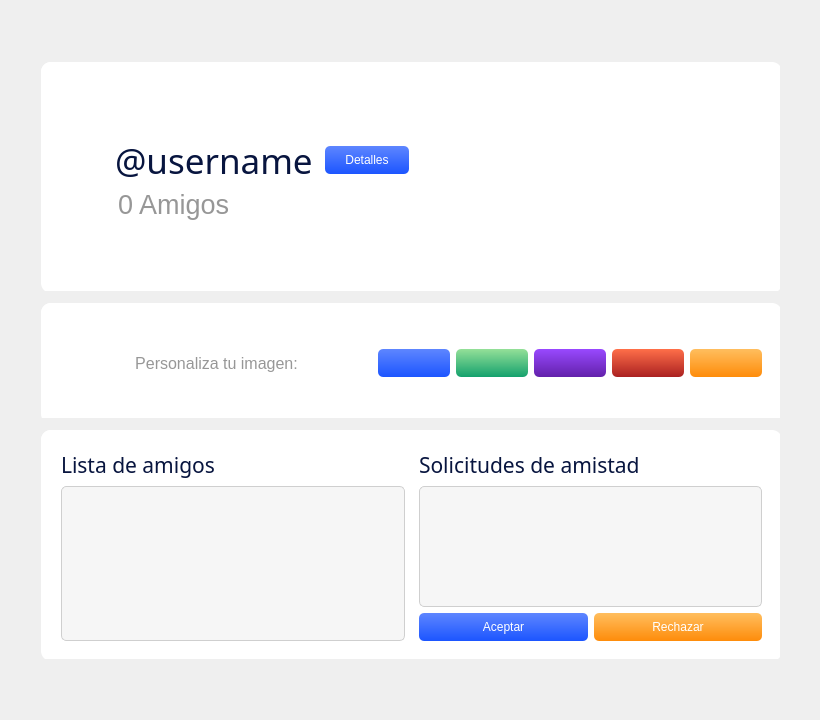
         <widget class="QWidget" name="userPage">
          <widget class="QWidget" name="gridLayoutWidget_6">
           <property name="geometry">
            <rect>
             <x>10</x>
             <y>10</y>
             <width>801</width>
             <height>701</height>
            </rect>
           </property>
           <layout class="QGridLayout" name="userGrid" rowstretch="2,10,0,5,0,10,2" columnstretch="1,30,1">
            <item row="0" column="2">
             <widget class="QFrame" name="userGrey3">
              <property name="styleSheet">
               <string notr="true">border-radius: 0px;</string>
              </property>
              <property name="frameShape">
               <enum>QFrame::StyledPanel</enum>
              </property>
              <property name="frameShadow">
               <enum>QFrame::Raised</enum>
              </property>
             </widget>
            </item>
            <item row="2" column="0">
             <widget class="QFrame" name="userGrey6">
              <property name="styleSheet">
               <string notr="true">border-radius: 0px;</string>
              </property>
              <property name="frameShape">
               <enum>QFrame::StyledPanel</enum>
              </property>
              <property name="frameShadow">
               <enum>QFrame::Raised</enum>
              </property>
             </widget>
            </item>
            <item row="1" column="2">
             <widget class="QFrame" name="userGrey5">
              <property name="styleSheet">
               <string notr="true">border-radius: 0px;</string>
              </property>
              <property name="frameShape">
               <enum>QFrame::StyledPanel</enum>
              </property>
              <property name="frameShadow">
               <enum>QFrame::Raised</enum>
              </property>
             </widget>
            </item>
            <item row="2" column="2">
             <widget class="QFrame" name="userGrey8">
              <property name="styleSheet">
               <string notr="true">border-radius: 0px;</string>
              </property>
              <property name="frameShape">
               <enum>QFrame::StyledPanel</enum>
              </property>
              <property name="frameShadow">
               <enum>QFrame::Raised</enum>
              </property>
             </widget>
            </item>
            <item row="4" column="1">
             <widget class="QFrame" name="userGrey12">
              <property name="styleSheet">
               <string notr="true">border-radius: 0px;</string>
              </property>
              <property name="frameShape">
               <enum>QFrame::StyledPanel</enum>
              </property>
              <property name="frameShadow">
               <enum>QFrame::Raised</enum>
              </property>
             </widget>
            </item>
            <item row="3" column="0">
             <widget class="QFrame" name="userGrey9">
              <property name="styleSheet">
               <string notr="true">border-radius: 0px;</string>
              </property>
              <property name="frameShape">
               <enum>QFrame::StyledPanel</enum>
              </property>
              <property name="frameShadow">
               <enum>QFrame::Raised</enum>
              </property>
             </widget>
            </item>
            <item row="2" column="1">
             <widget class="QFrame" name="userGrey7">
              <property name="styleSheet">
               <string notr="true">border-radius: 0px;</string>
              </property>
              <property name="frameShape">
               <enum>QFrame::StyledPanel</enum>
              </property>
              <property name="frameShadow">
               <enum>QFrame::Raised</enum>
              </property>
             </widget>
            </item>
            <item row="4" column="2">
             <widget class="QFrame" name="userGrey13">
              <property name="styleSheet">
               <string notr="true">border-radius: 0px;</string>
              </property>
              <property name="frameShape">
               <enum>QFrame::StyledPanel</enum>
              </property>
              <property name="frameShadow">
               <enum>QFrame::Raised</enum>
              </property>
             </widget>
            </item>
            <item row="0" column="1">
             <widget class="QFrame" name="userGrey2">
              <property name="styleSheet">
               <string notr="true">border-radius: 0px;</string>
              </property>
              <property name="frameShape">
               <enum>QFrame::StyledPanel</enum>
              </property>
              <property name="frameShadow">
               <enum>QFrame::Raised</enum>
              </property>
             </widget>
            </item>
            <item row="5" column="0">
             <widget class="QFrame" name="userGrey14">
              <property name="styleSheet">
               <string notr="true">border-radius: 0px;</string>
              </property>
              <property name="frameShape">
               <enum>QFrame::StyledPanel</enum>
              </property>
              <property name="frameShadow">
               <enum>QFrame::Raised</enum>
              </property>
             </widget>
            </item>
            <item row="0" column="0">
             <widget class="QFrame" name="userGrey1">
              <property name="styleSheet">
               <string notr="true">border-radius: 0px;</string>
              </property>
              <property name="frameShape">
               <enum>QFrame::StyledPanel</enum>
              </property>
              <property name="frameShadow">
               <enum>QFrame::Raised</enum>
              </property>
             </widget>
            </item>
            <item row="1" column="0">
             <widget class="QFrame" name="userGrey4">
              <property name="styleSheet">
               <string notr="true">border-radius: 0px;</string>
              </property>
              <property name="frameShape">
               <enum>QFrame::StyledPanel</enum>
              </property>
              <property name="frameShadow">
               <enum>QFrame::Raised</enum>
              </property>
             </widget>
            </item>
            <item row="3" column="2">
             <widget class="QFrame" name="userGrey10">
              <property name="styleSheet">
               <string notr="true">border-radius: 0px;</string>
              </property>
              <property name="frameShape">
               <enum>QFrame::StyledPanel</enum>
              </property>
              <property name="frameShadow">
               <enum>QFrame::Raised</enum>
              </property>
             </widget>
            </item>
            <item row="4" column="0">
             <widget class="QFrame" name="userGrey11">
              <property name="styleSheet">
               <string notr="true">border-radius: 0px;</string>
              </property>
              <property name="frameShape">
               <enum>QFrame::StyledPanel</enum>
              </property>
              <property name="frameShadow">
               <enum>QFrame::Raised</enum>
              </property>
             </widget>
            </item>
            <item row="5" column="2">
             <widget class="QFrame" name="userGrey15">
              <property name="styleSheet">
               <string notr="true">border-radius: 0px;</string>
              </property>
              <property name="frameShape">
               <enum>QFrame::StyledPanel</enum>
              </property>
              <property name="frameShadow">
               <enum>QFrame::Raised</enum>
              </property>
             </widget>
            </item>
            <item row="6" column="0">
             <widget class="QFrame" name="userGrey16">
              <property name="styleSheet">
               <string notr="true">border-radius: 0px;</string>
              </property>
              <property name="frameShape">
               <enum>QFrame::StyledPanel</enum>
              </property>
              <property name="frameShadow">
               <enum>QFrame::Raised</enum>
              </property>
             </widget>
            </item>
            <item row="6" column="1">
             <widget class="QFrame" name="userGrey17">
              <property name="styleSheet">
               <string notr="true">border-radius: 0px;</string>
              </property>
              <property name="frameShape">
               <enum>QFrame::StyledPanel</enum>
              </property>
              <property name="frameShadow">
               <enum>QFrame::Raised</enum>
              </property>
             </widget>
            </item>
            <item row="6" column="2">
             <widget class="QFrame" name="userGrey18">
              <property name="styleSheet">
               <string notr="true">border-radius: 0px;</string>
              </property>
              <property name="frameShape">
               <enum>QFrame::StyledPanel</enum>
              </property>
              <property name="frameShadow">
               <enum>QFrame::Raised</enum>
              </property>
             </widget>
            </item>
            <item row="1" column="1">
             <widget class="QWidget" name="userMainWidget" native="true">
              <property name="styleSheet">
               <string notr="true">background-color: rgb(255, 255, 255);
border-radius: 10px;</string>
              </property>
              <widget class="QWidget" name="horizontalLayoutWidget_4">
               <property name="geometry">
                <rect>
                 <x>0</x>
                 <y>0</y>
                 <width>741</width>
                 <height>231</height>
                </rect>
               </property>
               <layout class="QHBoxLayout" name="userMainHLayout" stretch="0,1">
                <property name="leftMargin">
                 <number>20</number>
                </property>
                <property name="topMargin">
                 <number>20</number>
                </property>
                <property name="rightMargin">
                 <number>20</number>
                </property>
                <property name="bottomMargin">
                 <number>20</number>
                </property>
                <item>
                 <widget class="QPushButton" name="userMainProfilePic">
                  <property name="text">
                   <string/>
                  </property>
                  <property name="icon">
                   <iconset>
                    <normaloff>resources/logoTR_blue.png</normaloff>resources/logoTR_blue.png</iconset>
                  </property>
                  <property name="iconSize">
                   <size>
                    <width>160</width>
                    <height>160</height>
                   </size>
                  </property>
                 </widget>
                </item>
                <item>
                 <layout class="QVBoxLayout" name="userMainVLayout">
                  <property name="spacing">
                   <number>0</number>
                  </property>
                  <item>
                   <spacer name="userMainVSpacer1">
                    <property name="orientation">
                     <enum>Qt::Vertical</enum>
                    </property>
                    <property name="sizeHint" stdset="0">
                     <size>
                      <width>20</width>
                      <height>40</height>
                     </size>
                    </property>
                   </spacer>
                  </item>
                  <item>
                   <layout class="QHBoxLayout" name="userMainVHLayout" stretch="0,0,1">
                    <item>
                     <widget class="QLabel" name="userMainNameLabel">
                      <property name="font">
                       <font>
                        <family>Ubuntu Light</family>
                        <pointsize>26</pointsize>
                       </font>
                      </property>
                      <property name="styleSheet">
                       <string notr="true">color: rgb(8, 21, 63);
padding: 2px;
margin-left: 5px;</string>
                      </property>
                      <property name="text">
                       <string>@username</string>
                      </property>
                     </widget>
                    </item>
                    <item>
                     <widget class="QPushButton" name="userMainVariableBtn">
                      <property name="styleSheet">
                       <string notr="true">QPushButton {
	border-width: 0px;
	color: rgb(255, 255, 255);
	background-color: qlineargradient(spread:pad, x1:1, y1:1, x2:1, y2:0, stop:0 rgba(28, 85, 255, 255), stop:1 rgba(94, 134, 255, 255));
	padding: 6.5px;
	padding-left: 20px;
	padding-right: 20px;
	border-radius: 5px;
}

QPushButton:hover {
	background-color: qlineargradient(spread:pad, x1:1, y1:1, x2:1, y2:0, stop:0 rgba(27, 82, 246, 255), stop:1 rgba(91, 130, 248, 255));
}

QPushButton:pressed {
	background-color: qlineargradient(spread:pad, x1:1, y1:1, x2:1, y2:0, stop:0 rgba(32, 81, 227, 255), stop:1 rgba(71, 109, 224, 255));
}</string>
                      </property>
                      <property name="text">
                       <string>Detalles</string>
                      </property>
                     </widget>
                    </item>
                    <item>
                     <spacer name="userMainHSpacer">
                      <property name="orientation">
                       <enum>Qt::Horizontal</enum>
                      </property>
                      <property name="sizeHint" stdset="0">
                       <size>
                        <width>40</width>
                        <height>20</height>
                       </size>
                      </property>
                     </spacer>
                    </item>
                   </layout>
                  </item>
                  <item>
                   <widget class="QLabel" name="userMainFriendsLabel">
                    <property name="font">
                     <font>
                      <family>Ubuntu</family>
                      <pointsize>20</pointsize>
                     </font>
                    </property>
                    <property name="styleSheet">
                     <string notr="true">color: rgb(151, 151, 151);
padding: 2px;
margin-left: 10px;</string>
                    </property>
                    <property name="text">
                     <string>0 Amigos</string>
                    </property>
                   </widget>
                  </item>
                  <item>
                   <spacer name="userMainVSpacer2">
                    <property name="orientation">
                     <enum>Qt::Vertical</enum>
                    </property>
                    <property name="sizeHint" stdset="0">
                     <size>
                      <width>20</width>
                      <height>40</height>
                     </size>
                    </property>
                   </spacer>
                  </item>
                 </layout>
                </item>
               </layout>
              </widget>
             </widget>
            </item>
            <item row="3" column="1">
             <widget class="QWidget" name="userPickerWidget" native="true">
              <property name="styleSheet">
               <string notr="true">background-color: rgb(255, 255, 255);
border-radius: 10px;</string>
              </property>
              <widget class="QWidget" name="horizontalLayoutWidget_6">
               <property name="geometry">
                <rect>
                 <x>0</x>
                 <y>0</y>
                 <width>741</width>
                 <height>121</height>
                </rect>
               </property>
               <layout class="QHBoxLayout" name="userPickerHLayout" stretch="1,0,0,0,0,0">
                <property name="leftMargin">
                 <number>20</number>
                </property>
                <property name="topMargin">
                 <number>20</number>
                </property>
                <property name="rightMargin">
                 <number>20</number>
                </property>
                <property name="bottomMargin">
                 <number>20</number>
                </property>
                <item>
                 <widget class="QLabel" name="userPickerLabel">
                  <property name="font">
                   <font>
                    <pointsize>12</pointsize>
                   </font>
                  </property>
                  <property name="styleSheet">
                   <string notr="true">color: rgb(151, 151, 151);
padding: 20px;</string>
                  </property>
                  <property name="text">
                   <string>Personaliza tu imagen:</string>
                  </property>
                  <property name="alignment">
                   <set>Qt::AlignCenter</set>
                  </property>
                  <property name="wordWrap">
                   <bool>true</bool>
                  </property>
                 </widget>
                </item>
                <item>
                 <widget class="QPushButton" name="userPickerBtn1">
                  <property name="styleSheet">
                   <string notr="true">QPushButton {
	border-width: 0px;
	color: rgb(255, 255, 255);
	background-color: qlineargradient(spread:pad, x1:1, y1:1, x2:1, y2:0, stop:0 rgba(28, 85, 255, 255), stop:1 rgba(94, 134, 255, 255));
	padding: 6.5px;
	padding-left: 20px;
	padding-right: 20px;
	border-radius: 5px;
}

QPushButton:hover {
	background-color: qlineargradient(spread:pad, x1:1, y1:1, x2:1, y2:0, stop:0 rgba(27, 82, 246, 255), stop:1 rgba(91, 130, 248, 255));
}

QPushButton:pressed {
	background-color: qlineargradient(spread:pad, x1:1, y1:1, x2:1, y2:0, stop:0 rgba(32, 81, 227, 255), stop:1 rgba(71, 109, 224, 255));
}</string>
                  </property>
                  <property name="text">
                   <string/>
                  </property>
                 </widget>
                </item>
                <item>
                 <widget class="QPushButton" name="userPickerBtn2">
                  <property name="styleSheet">
                   <string notr="true">QPushButton {
	border-width: 0px;
	color: rgb(255, 255, 255);
	background-color: qlineargradient(spread:pad, x1:1, y1:1, x2:1, y2:0, stop:0 rgba(20, 161, 109, 255), stop:1 rgba(148, 224, 152, 255));
	padding: 6.5px;
	padding-left: 20px;
	padding-right: 20px;
	border-radius: 5px;
}

QPushButton:hover {
	background-color: qlineargradient(spread:pad, x1:1, y1:1, x2:1, y2:0, stop:0 rgba(19, 157, 106, 255), stop:1 rgba(144, 218, 148, 255));
}

QPushButton:pressed {
	background-color: qlineargradient(spread:pad, x1:1, y1:1, x2:1, y2:0, stop:0 rgba(18, 146, 98, 255), stop:1 rgba(132, 201, 136, 255));
}</string>
                  </property>
                  <property name="text">
                   <string/>
                  </property>
                 </widget>
                </item>
                <item>
                 <widget class="QPushButton" name="userPickerBtn3">
                  <property name="styleSheet">
                   <string notr="true">QPushButton {
	border-width: 0px;
	color: rgb(255, 255, 255);
	background-color: qlineargradient(spread:pad, x1:1, y1:1, x2:1, y2:0, stop:0 rgba(98, 33, 170, 255), stop:1 rgba(153, 73, 255, 255));
	padding: 6.5px;
	padding-left: 20px;
	padding-right: 20px;
	border-radius: 5px;
}

QPushButton:hover {
	background-color: qlineargradient(spread:pad, x1:1, y1:1, x2:1, y2:0, stop:0 rgba(92, 31, 160, 255), stop:1 rgba(145, 69, 241, 255));
}

QPushButton:pressed {
	background-color: qlineargradient(spread:pad, x1:1, y1:1, x2:1, y2:0, stop:0 rgba(87, 29, 152, 255), stop:1 rgba(135, 64, 226, 255));
}</string>
                  </property>
                  <property name="text">
                   <string/>
                  </property>
                 </widget>
                </item>
                <item>
                 <widget class="QPushButton" name="userPickerBtn4">
                  <property name="styleSheet">
                   <string notr="true">QPushButton {
	border-width: 0px;
	color: rgb(255, 255, 255);
	background-color: qlineargradient(spread:pad, x1:1, y1:1, x2:1, y2:0, stop:0 rgba(170, 33, 33, 255), stop:1 rgba(255, 111, 73, 255));
	padding: 6.5px;
	padding-left: 20px;
	padding-right: 20px;
	border-radius: 5px;
}

QPushButton:hover {
	background-color: qlineargradient(spread:pad, x1:1, y1:1, x2:1, y2:0, stop:0 rgba(163, 31, 31, 255), stop:1 rgba(245, 106, 70, 255));
}

QPushButton:pressed {
	background-color: qlineargradient(spread:pad, x1:1, y1:1, x2:1, y2:0, stop:0 rgba(153, 29, 29, 255), stop:1 rgba(230, 100, 66, 255));
}</string>
                  </property>
                  <property name="text">
                   <string/>
                  </property>
                 </widget>
                </item>
                <item>
                 <widget class="QPushButton" name="userPickerBtn5">
                  <property name="styleSheet">
                   <string notr="true">QPushButton {
	border-width: 0px;
	color: rgb(255, 255, 255);
	background-color: qlineargradient(spread:pad, x1:1, y1:1, x2:1, y2:0, stop:0 rgba(254, 140, 10, 255), stop:1 rgba(255, 190, 94, 255));
	padding: 6.5px;
	padding-left: 20px;
	padding-right: 20px;
	border-radius: 5px;
}

QPushButton:hover {
	background-color: qlineargradient(spread:pad, x1:1, y1:1, x2:1, y2:0, stop:0 rgba(249, 137, 9, 255), stop:1 rgba(249, 186, 92, 255));
}

QPushButton:pressed {
	background-color: qlineargradient(spread:pad, x1:1, y1:1, x2:1, y2:0, stop:0 rgba(238, 131, 8, 255), stop:1 rgba(235, 175, 86, 255));
}</string>
                  </property>
                  <property name="text">
                   <string/>
                  </property>
                 </widget>
                </item>
               </layout>
              </widget>
             </widget>
            </item>
            <item row="5" column="1">
             <widget class="QWidget" name="userFriendsWidget" native="true">
              <property name="styleSheet">
               <string notr="true">background-color: rgb(255, 255, 255);
border-radius: 10px;</string>
              </property>
              <widget class="QWidget" name="horizontalLayoutWidget_7">
               <property name="geometry">
                <rect>
                 <x>0</x>
                 <y>0</y>
                 <width>741</width>
                 <height>231</height>
                </rect>
               </property>
               <layout class="QHBoxLayout" name="userFriendsHLayout">
                <item>
                 <layout class="QVBoxLayout" name="userFriendsVLayout1">
                  <property name="leftMargin">
                   <number>20</number>
                  </property>
                  <property name="topMargin">
                   <number>20</number>
                  </property>
                  <property name="rightMargin">
                   <number>4</number>
                  </property>
                  <property name="bottomMargin">
                   <number>20</number>
                  </property>
                  <item>
                   <widget class="QLabel" name="userFriendsLabel1">
                    <property name="font">
                     <font>
                      <family>Ubuntu Light</family>
                      <pointsize>16</pointsize>
                     </font>
                    </property>
                    <property name="styleSheet">
                     <string notr="true">color: rgb(8, 21, 63);</string>
                    </property>
                    <property name="text">
                     <string>Lista de amigos</string>
                    </property>
                   </widget>
                  </item>
                  <item>
                   <widget class="QListWidget" name="userFriendsList1">
                    <property name="minimumSize">
                     <size>
                      <width>302</width>
                      <height>152</height>
                     </size>
                    </property>
                    <property name="styleSheet">
                     <string notr="true">color: rgb(0, 0, 0);
background-color: rgb(246, 246, 246);
border-style: solid;
border-width: 1px;
border-radius: 5px;
border-color: rgb(207, 207, 207);
selection-background-color: rgb(8, 21, 63);
min-width: 300;
min-height: 150;</string>
                    </property>
                    <property name="spacing">
                     <number>2</number>
                    </property>
                    <property name="wordWrap">
                     <bool>true</bool>
                    </property>
                   </widget>
                  </item>
                 </layout>
                </item>
                <item>
                 <layout class="QVBoxLayout" name="userFriendsVLayout2">
                  <property name="leftMargin">
                   <number>4</number>
                  </property>
                  <property name="topMargin">
                   <number>20</number>
                  </property>
                  <property name="rightMargin">
                   <number>20</number>
                  </property>
                  <property name="bottomMargin">
                   <number>20</number>
                  </property>
                  <item>
                   <widget class="QLabel" name="userFriendsLabel2">
                    <property name="font">
                     <font>
                      <family>Ubuntu Light</family>
                      <pointsize>16</pointsize>
                     </font>
                    </property>
                    <property name="styleSheet">
                     <string notr="true">color: rgb(8, 21, 63);</string>
                    </property>
                    <property name="text">
                     <string>Solicitudes de amistad</string>
                    </property>
                   </widget>
                  </item>
                  <item>
                   <widget class="QListWidget" name="userFriendsList2">
                    <property name="minimumSize">
                     <size>
                      <width>302</width>
                      <height>0</height>
                     </size>
                    </property>
                    <property name="styleSheet">
                     <string notr="true">color: rgb(0, 0, 0);
background-color: rgb(246, 246, 246);
border-style: solid;
border-width: 1px;
border-radius: 5px;
border-color: rgb(207, 207, 207);
selection-background-color: rgb(8, 21, 63);
min-width: 300;</string>
                    </property>
                    <property name="spacing">
                     <number>2</number>
                    </property>
                    <property name="wordWrap">
                     <bool>true</bool>
                    </property>
                   </widget>
                  </item>
                  <item>
                   <layout class="QHBoxLayout" name="userFriendsVHLayout">
                    <item>
                     <widget class="QPushButton" name="userFriendsAcceptBtn">
                      <property name="styleSheet">
                       <string notr="true">QPushButton {
	border-width: 0px;
	color: rgb(255, 255, 255);
	background-color: qlineargradient(spread:pad, x1:1, y1:1, x2:1, y2:0, stop:0 rgba(28, 85, 255, 255), stop:1 rgba(94, 134, 255, 255));
	padding: 6.5px;
	padding-left: 20px;
	padding-right: 20px;
	border-radius: 5px;
}

QPushButton:hover {
	background-color: qlineargradient(spread:pad, x1:1, y1:1, x2:1, y2:0, stop:0 rgba(27, 82, 246, 255), stop:1 rgba(91, 130, 248, 255));
}

QPushButton:pressed {
	background-color: qlineargradient(spread:pad, x1:1, y1:1, x2:1, y2:0, stop:0 rgba(32, 81, 227, 255), stop:1 rgba(71, 109, 224, 255));
}</string>
                      </property>
                      <property name="text">
                       <string>Aceptar</string>
                      </property>
                     </widget>
                    </item>
                    <item>
                     <widget class="QPushButton" name="userFriendsDeclineBtn">
                      <property name="styleSheet">
                       <string notr="true">QPushButton {
	border-width: 0px;
	color: rgb(255, 255, 255);
	background-color: qlineargradient(spread:pad, x1:1, y1:1, x2:1, y2:0, stop:0 rgba(254, 140, 10, 255), stop:1 rgba(255, 190, 94, 255));
	padding: 6.5px;
	padding-left: 20px;
	padding-right: 20px;
	border-radius: 5px;
}

QPushButton:hover {
	background-color: qlineargradient(spread:pad, x1:1, y1:1, x2:1, y2:0, stop:0 rgba(249, 137, 9, 255), stop:1 rgba(249, 186, 92, 255));
}

QPushButton:pressed {
	background-color: qlineargradient(spread:pad, x1:1, y1:1, x2:1, y2:0, stop:0 rgba(238, 131, 8, 255), stop:1 rgba(235, 175, 86, 255));
}</string>
                      </property>
                      <property name="text">
                       <string>Rechazar</string>
                      </property>
                     </widget>
                    </item>
                   </layout>
                  </item>
                 </layout>
                </item>
               </layout>
              </widget>
             </widget>
            </item>
           </layout>
          </widget>
         </widget>
